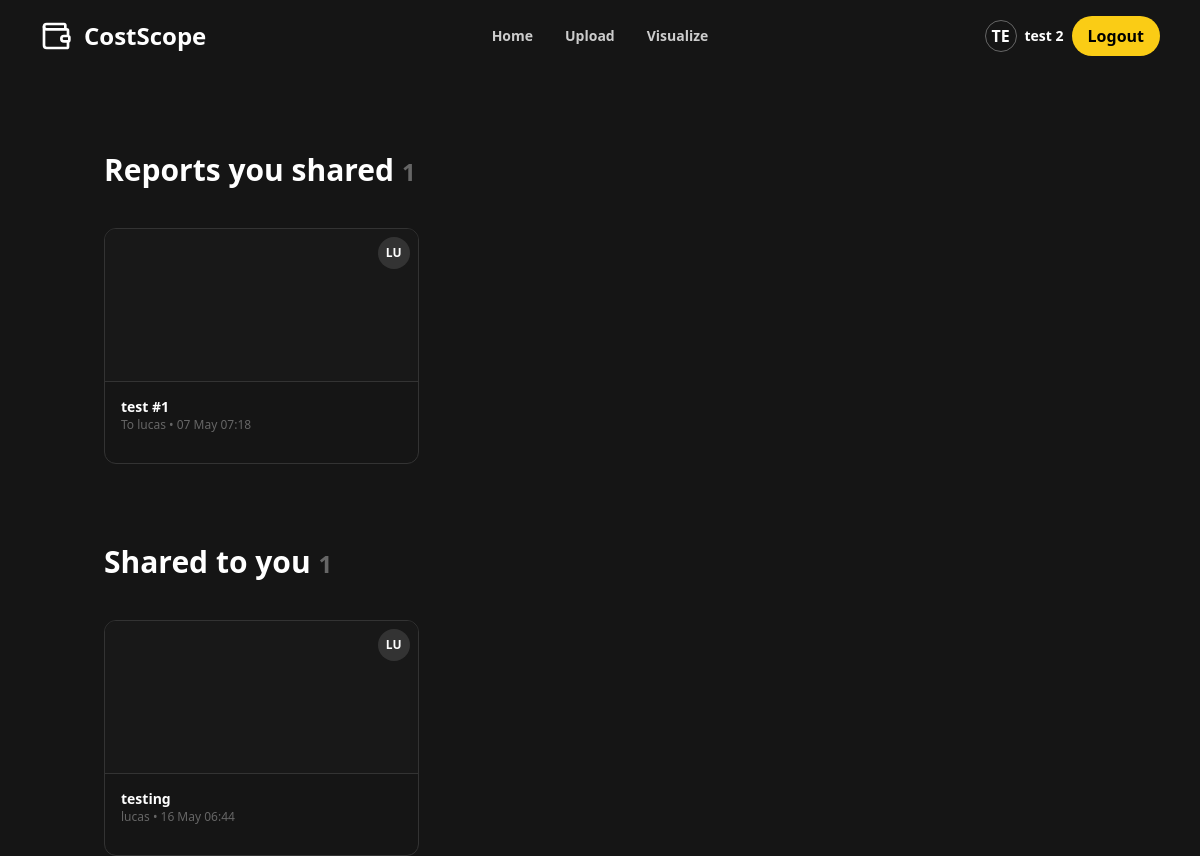
The app's page /shared-with-me (signed in) with its own data.
### app/models.py (models this page shows)
class User(db.Model, UserMixin):
    id = db.Column(db.Integer, primary_key=True)
    username = db.Column(db.String(80), unique=True, nullable=False)
    password_hash = db.Column(db.String(128), nullable=False)
    expenses = db.relationship('Expense', backref='user', lazy=True)

class SharedReport(db.Model):
    id = db.Column(db.Integer, primary_key=True)
    owner_id = db.Column(db.Integer, db.ForeignKey('user.id'), nullable=False)
    recipient_username = db.Column(db.String(100), nullable=False)
    report_title = db.Column(db.String(100), nullable=False)
    permission = db.Column(db.String(20), default='view')  # Can be 'view' or 'comment'
    timestamp = db.Column(db.DateTime, default=datetime.utcnow)
    owner = db.relationship('User', backref='shared_reports')

### app/routes.py (the view)
@main.route('/shared-with-me')
@login_required
def shared_with_me():
    received_reports = (
        SharedReport.query
        .filter_by(recipient_username=current_user.username)
        .order_by(SharedReport.timestamp.desc())
        .all()
    )
    sent_reports = (
        SharedReport.query
        .filter_by(owner_id=current_user.id)
        .order_by(SharedReport.timestamp.desc())
        .all()
    )
    return render_template(
        'shared_with_me.html',
        shared_reports=received_reports,
        sent_reports=sent_reports
    )

### app/__init__.py (called while the page is built)
def create_app(testing=False):
    app = Flask(__name__)
    app.config['SECRET_KEY'] = 'dev'
    if testing:
        app.config['TESTING'] = True
        app.config['SQLALCHEMY_DATABASE_URI'] = 'sqlite:///:memory:'
        app.config['WTF_CSRF_ENABLED'] = False  # Disable CSRF for form testing
    else:
        app.config['SQLALCHEMY_DATABASE_URI'] = 'sqlite:///studysync.db'
        app.config['WTF_CSRF_ENABLED'] = True
    db.init_app(app)
    migrate.init_app(app, db)
    login_manager.init_app(app)
    @login_manager.user_loader
    def load_user(user_id):
        return User.query.get(int(user_id))
    from .routes import main as main_blueprint
    app.register_blueprint(main_blueprint)
    return app

### app/templates/shared_with_me.html (shortened to what this page needs)
<!DOCTYPE html>
<html lang="en">
<head>
  <script src="https://cdn.tailwindcss.com"></script>
</head>
<body class="bg-[#151515] text-white min-h-screen">
  <header class="relative w-full px-10 py-4 flex justify-between items-center bg-[#151515] ">
    <div class="flex items-center gap-3">
      <i data-lucide="wallet" class="w-8 h-8 text-white"></i>
      <strong class="text-2xl font-bold text-white">CostScope</strong>
    </div>
    <nav class="absolute left-1/2 transform -translate-x-1/2 flex gap-8 text-sm font-semibold">
      <a href="{{ url_for('main.home') }}"
         class="{% if request.endpoint == 'main.home' %}text-white underline underline-offset-4{% else %}text-[#cccccc] hover:text-white transition{% endif %}">
        Home
      </a>
      <a href="{{ url_for('main.upload') }}"
         class="{% if request.endpoint == 'main.upload' %}text-white underline underline-offset-4{% else %}text-[#cccccc] hover:text-white transition{% endif %}">
        Upload
      </a>
      <a href="{{ url_for('main.visualise') }}"
         class="{% if request.endpoint == 'main.visualise' %}text-white underline underline-offset-4{% else %}text-[#cccccc] hover:text-white transition{% endif %}">
        Visualize
      </a>
    </nav>
    <div class="flex items-center gap-4">
      {% if current_user.is_authenticated %}
        <div class="flex items-center gap-2">
          <div class="w-8 h-8 rounded-full border border-[#666666] flex items-center justify-center font-bold text-white">
            {{ current_user.username[:2]|upper }}
          </div>
          <span class="text-sm font-semibold text-white">{{ current_user.username }}</span>
          <a href="{{ url_for('main.logout') }}"
             class="bg-yellow-400 hover:bg-yellow-500 text-black font-semibold px-4 py-2 rounded-full transition">
            Logout
          </a>
        </div>
      {% else %}
        <a href="{{ url_for('main.login') }}" class="text-sm text-white hover:underline">Login</a>
        <a href="{{ url_for('main.register') }}"
           class="bg-yellow-400 hover:bg-yellow-500 text-black font-semibold px-4 py-2 rounded-full transition">
          Sign Up
        </a>
      {% endif %}
    </div>
  </header>
  <div class="flex justify-center">
    <div class="max-w-5xl w-full px-4 space-y-16">
      <div class="mt-20">
        <h2 class="text-3xl font-semibold mb-10">
          Reports you shared
          <span class="text-[#666666] text-2xl">{{ sent_reports|length }}</span>
        </h2>
        <div class="grid grid-cols-3 gap-6">
          {% for report in sent_reports %}
          <a href="{{ url_for('main.view_shared_report', report_id=report.id) }}"
             class="relative border border-[#333333] rounded-xl aspect-[4/3] flex flex-col justify-end hover:border-[#444] cursor-pointer overflow-hidden group">
            <div class="absolute top-0 left-0 w-full h-[65%] bg-[#181818]"></div>
            <span class="absolute top-2 right-2 w-8 h-8 rounded-full bg-[#333333]
             flex items-center justify-center text-xs font-semibold group-hover:bg-[#444]">
              {{ report.recipient_username[:2]|upper }}
            </span>
            <div class="absolute top-[65%] left-0 w-full h-px bg-[#333333]"></div>
            <div class="absolute top-[65%] left-0 w-full p-4">
              <div class="text-sm font-semibold truncate">{{ report.report_title|lower }}</div>
              <div class="text-xs text-[#666666]">
                To {{ report.recipient_username }} •
                {{ report.timestamp.strftime('%d %b %H:%M') }}
              </div>
            </div>
          </a>
          {% endfor %}
          {% if sent_reports|length % 3 != 0 %}
            {% for _ in range(3 - (sent_reports|length) % 3) %}
              <div class="border border-transparent aspect-[4/3]"></div>
            {% endfor %}
          {% endif %}
        </div>
      </div>
    </div>
  </div>
  <div class=" flex justify-center">
    <div class="max-w-5xl w-full px-4 space-y-16">
      <div class="mt-20">
        <h2 class="text-3xl font-semibold mb-10">
          Shared to you
          <span class="text-[#666666] text-2xl">{{ shared_reports|length }}</span>
        </h2>
        <div class="grid grid-cols-3 gap-6">
          {% for report in shared_reports %}
          <a href="{{ url_for('main.view_shared_report', report_id=report.id) }}"
             class="relative border border-[#333333] rounded-xl aspect-[4/3] flex flex-col justify-end hover:border-[#444] cursor-pointer overflow-hidden group">
            <div class="absolute top-0 left-0 w-full h-[65%] bg-[#181818]"></div>
            <span class="absolute top-2 right-2 w-8 h-8 rounded-full bg-[#333333]
             flex items-center justify-center text-xs font-semibold group-hover:bg-[#444]">
              {{ report.owner.username[:2]|upper }}
            </span>
            <div class="absolute top-[65%] left-0 w-full h-px bg-[#333333]"></div>
            <div class="absolute top-[65%] left-0 w-full p-4">
              <div class="text-sm font-semibold truncate">{{ report.report_title|lower }}</div>
              <div class="text-xs text-[#666666]">
                {{ report.owner.username }} •
                {{ report.timestamp.strftime('%d %b %H:%M') }}
              </div>
            </div>
          </a>
          {% endfor %}
          {% if shared_reports|length % 3 != 0 %}
            {% for _ in range(3 - (shared_reports|length) % 3) %}
              <div class="border border-transparent aspect-[4/3]"></div>
            {% endfor %}
          {% endif %}
        </div>
      </div>
    </div>
  </div>
</body>
</html>

### records on screen
User: username "TE", username "test 2"
SharedReport: recipient_username "LU", report_title "test #1", recipient_username "lucas", timestamp "07 May 07:18"
SharedReport: owner "LU", report_title "testing", owner.username "lucas", timestamp "16 May 06:44"

### other values on screen
{{ sent_reports|length }} "1"
{{ shared_reports|length }} "1"
